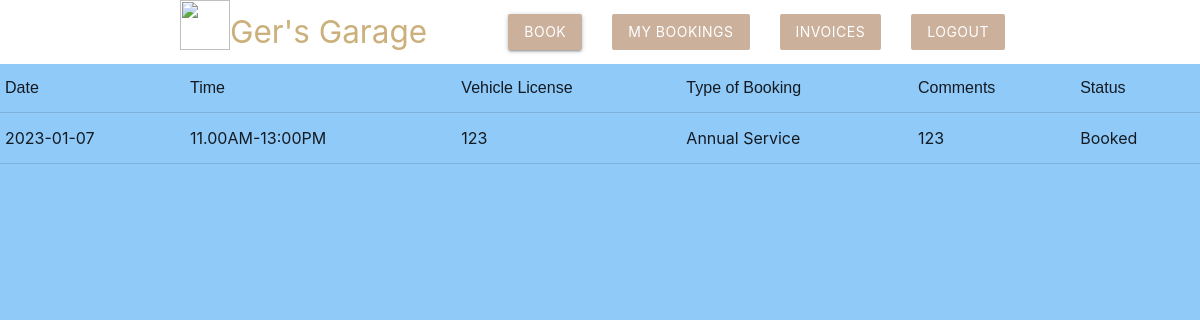
The page /customer/booking/dashboard.php (signed in) on the database its author committed.
### tables this page shows
CREATE TABLE `bookings` (
  `id` int(11) NOT NULL,
  `name` varchar(200) NOT NULL,
  `phone` varchar(100) NOT NULL,
  `email` varchar(100) NOT NULL,
  `date` date NOT NULL,
  `timeslot` varchar(100) NOT NULL,
  `vehicle_type` int(11) NOT NULL,
  `vehicle_license` varchar(11) NOT NULL,
  `engine_type` int(11) NOT NULL,
  `booking_type` int(11) NOT NULL,
  `comments` varchar(200) NOT NULL,
  `status` int(11) NOT NULL DEFAULT 1,
  `username_id` int(11) NOT NULL
);

CREATE TABLE `booking_type` (
  `id` int(11) NOT NULL,
  `booking_name` varchar(50) NOT NULL
);

CREATE TABLE `booking_status` (
  `status_id` int(11) NOT NULL,
  `status_desc` varchar(30) NOT NULL
);

### customer/booking/dashboard.php (the view, shortened to what this page needs)
<?php
require("/xampp/htdocs/myapp/templates/menu.php");
$link = require("/xampp/htdocs/myapp/customer/conf.php");
$query = ("SELECT date, timeslot,vehicle_license, booking_type.booking_name, comments, booking_status.status_desc
FROM bookings LEFT JOIN booking_type on bookings.booking_type = booking_type.id LEFT JOIN booking_status on bookings.status = booking_status.status_id
where username_id = '".$_SESSION['id']."'");
$rs = mysqli_query($link, $query);
?>
<html>
<body>
<?php echo '<table border="1" cellspacing="3" cellpadding="3">
      <tr>
          <td> <font face="Arial">Date</font> </td>
          <td> <font face="Arial">Time</font> </td>
          <td> <font face="Arial">Vehicle License</font> </td>
          <td> <font face="Arial">Type of Booking</font> </td>
          <td> <font face="Arial">Comments</font> </td>
          <td> <font face="Arial">Status</font> </td>
      </tr>';
if ($result = $link->query($query)) {
    while ($row = $rs->fetch_assoc()) {
        $date = $row["date"];
        $timeslot = $row["timeslot"];
        $vehicle = $row["vehicle_license"];
        $bookingID = $row["booking_name"];
        $comments = $row["comments"];
        $status = $row["status_desc"];
        echo '<tr>
                  <td>'.$date.'</td>
                  <td>'.$timeslot.'</td>
                  <td>'.$vehicle.'</td>
                  <td>'.$bookingID.'</td>
                  <td>'.$comments.'</td>
                  <td>'.$status.'</td>
              </tr>';
    }
}
mysqli_close($link);?>
</body>
</html>

### rows shown on the page
bookings: date "2023-01-07", timeslot "11.00AM-13:00PM", vehicle_license "123", booking_type.booking_name "Annual Service", comments "123", booking_status.status_desc "Booked"
